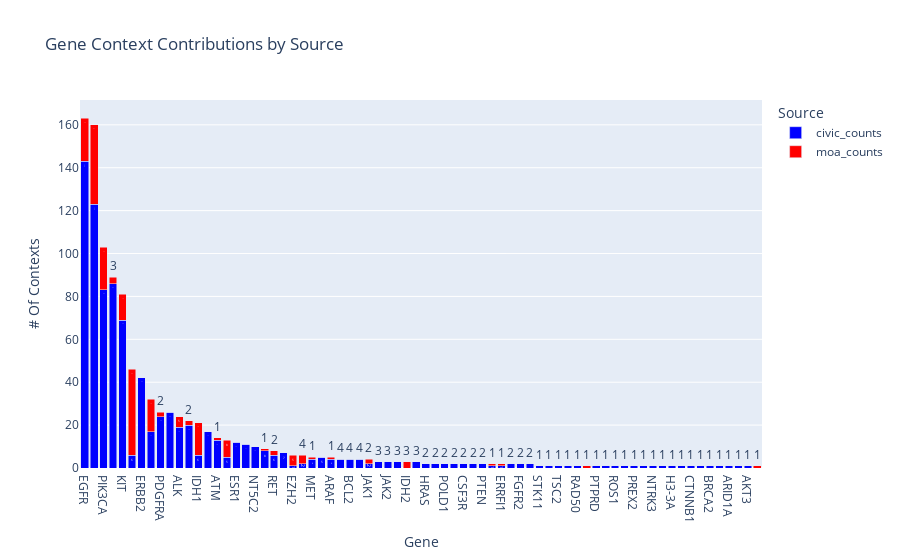

The code cell stored with this chart in its notebook:
### Code cell
import plotly.express as px

fig = px.bar(data, x='gene', y=['civic_counts', 'moa_counts'],
             title="Gene Context Contributions by Source",
             labels={'value': 'Counts', 'variable': 'Source'},
             color_discrete_map={'civic_counts': 'blue', 'moa_counts': 'red'}, text_auto=True)

fig.update_layout(barmode='stack',
                  xaxis_title="Gene",
                  yaxis_title="# Of Contexts",
                  legend_title="Source")

# fig.write_image('gene_contexts_by_source.png', width=1600, height=900, scale=2)
fig.show()

### Figure 1 — Plotly figure (JSON) as saved in the notebook; plotly's stock layout.template omitted (floating-point values rounded to 4 significant figures)
{"data": [{"alignmentgroup": "True", "hovertemplate": "Source=civic_counts<br>gene=%{x}<br>Counts=%{y}<extra></extra>", "legendgroup": "civic_counts", "marker": {"color": "blue", "pattern": {"shape": ""}}, "name": "civic_counts", "offsetgroup": "civic_counts", "orientation": "v", "showlegend": true, "textposition": "auto", "texttemplate": "%{y}", "type": "bar", "x": ["EGFR", "BRAF", "PIK3CA", "KRAS", "KIT", "ABL1", "ERBB2", "NRAS", "PDGFRA", "PRPS1", "ALK", "FLT3", "IDH1", "TP53", "ATM", "MAP2K1", "ESR1", "MTOR", "NT5C2", "AKT1", "RET", "DDR2", "EZH2", "FGFR3", "MET", "SMO", "ARAF", "ERBB3", "BCL2", "KDR", "JAK1", "PIM1", "JAK2", "GNAS", "IDH2", "BTK", "HRAS", "ERCC2", "POLD1", "XRCC1", "CSF3R", "MTHFR", "PTEN", "MAPK1", "ERRFI1", "FGFR1", "FGFR2", "GNAQ", "STK11", "SF3B1", "TSC2", "VHL", "RAD50", "GATA3", "PTPRD", "RAC1", "ROS1", "ABCB1", "PREX2", "PIK3R2", "NTRK3", "NQO1", "H3-3A", "FCGR2A", "CTNNB1", "CDK4", "BRCA2", "BRCA1", "ARID1A", "AR", "AKT3", "MAP2K2"], "xaxis": "x", "y": [143, 123, 83, 86, 69, 6, 42, 17, 24, 26, 19, 20, 6, 17, 13, 5, 12, 11, 10, 8, 6, 7, 1, 2, 4, 5, 4, 4, 4, 4, 2, 3, 3, 3, 0, 3, 2, 2, 2, 2, 2, 2, 2, 1, 1, 2, 2, 2, 1, 1, 1, 1, 1, 0, 1, 1, 1, 1, 1, 1, 1, 1, 1, 1, 1, 1, 1, 1, 1, 1, 1, 0], "yaxis": "y"}, {"alignmentgroup": "True", "hovertemplate": "Source=moa_counts<br>gene=%{x}<br>Counts=%{y}<extra></extra>", "legendgroup": "moa_counts", "marker": {"color": "red", "pattern": {"shape": ""}}, "name": "moa_counts", "offsetgroup": "moa_counts", "orientation": "v", "showlegend": true, "textposition": "auto", "texttemplate": "%{y}", "type": "bar", "x": ["EGFR", "BRAF", "PIK3CA", "KRAS", "KIT", "ABL1", "ERBB2", "NRAS", "PDGFRA", "PRPS1", "ALK", "FLT3", "IDH1", "TP53", "ATM", "MAP2K1", "ESR1", "MTOR", "NT5C2", "AKT1", "RET", "DDR2", "EZH2", "FGFR3", "MET", "SMO", "ARAF", "ERBB3", "BCL2", "KDR", "JAK1", "PIM1", "JAK2", "GNAS", "IDH2", "BTK", "HRAS", "ERCC2", "POLD1", "XRCC1", "CSF3R", "MTHFR", "PTEN", "MAPK1", "ERRFI1", "FGFR1", "FGFR2", "GNAQ", "STK11", "SF3B1", "TSC2", "VHL", "RAD50", "GATA3", "PTPRD", "RAC1", "ROS1", "ABCB1", "PREX2", "PIK3R2", "NTRK3", "NQO1", "H3-3A", "FCGR2A", "CTNNB1", "CDK4", "BRCA2", "BRCA1", "ARID1A", "AR", "AKT3", "MAP2K2"], "xaxis": "x", "y": [20, 37, 20, 3, 12, 40, 0, 15, 2, 0, 5, 2, 15, 0, 1, 8, 0, 0, 0, 1, 2, 0, 5, 4, 1, 0, 1, 0, 0, 0, 2, 0, 0, 0, 3, 0, 0, 0, 0, 0, 0, 0, 0, 1, 1, 0, 0, 0, 0, 0, 0, 0, 0, 1, 0, 0, 0, 0, 0, 0, 0, 0, 0, 0, 0, 0, 0, 0, 0, 0, 0, 1], "yaxis": "y"}], "layout": {"barmode": "stack", "legend": {"title": {"text": "Source"}, "tracegroupgap": 0}, "title": {"text": "Gene Context Contributions by Source"}, "xaxis": {"anchor": "y", "domain": [0, 1], "title": {"text": "Gene"}}, "yaxis": {"anchor": "x", "domain": [0, 1], "title": {"text": "# Of Contexts"}}}}
